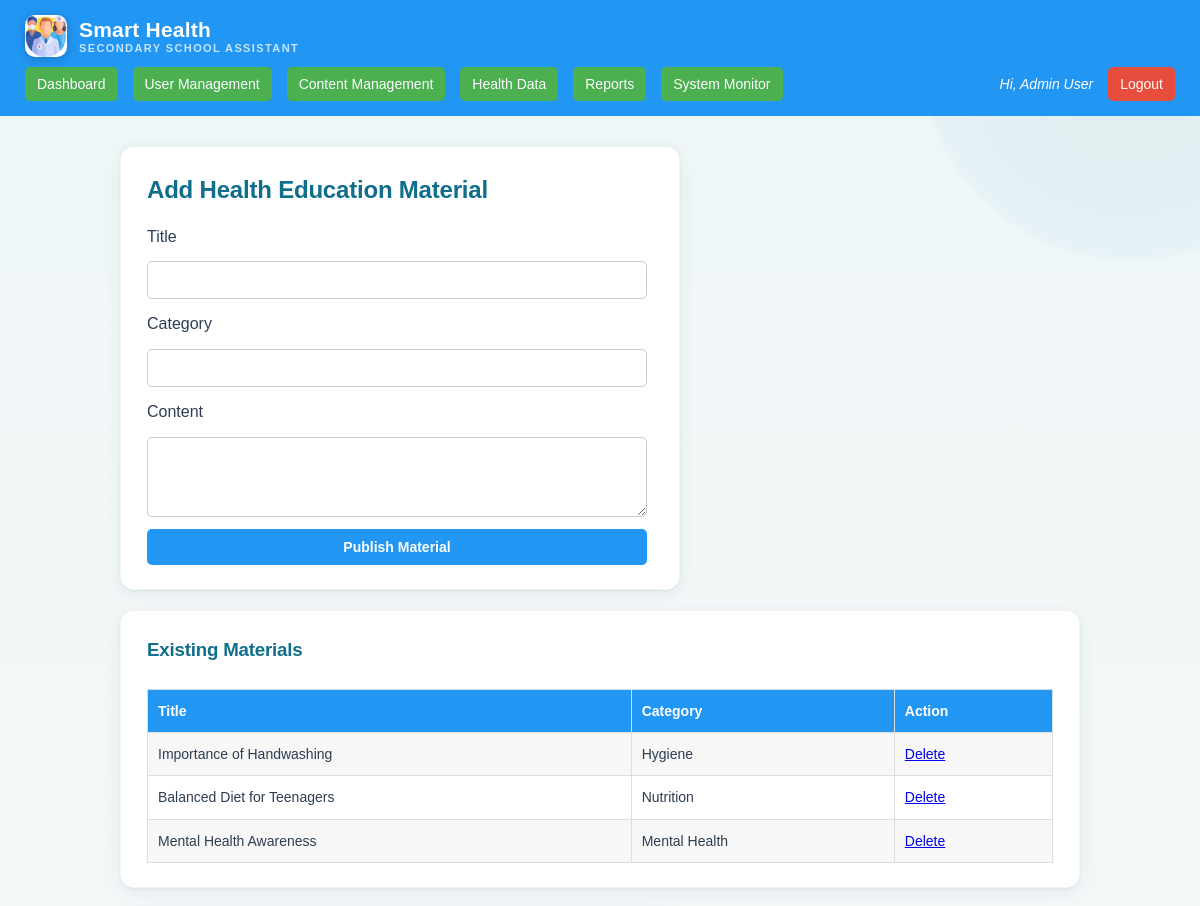
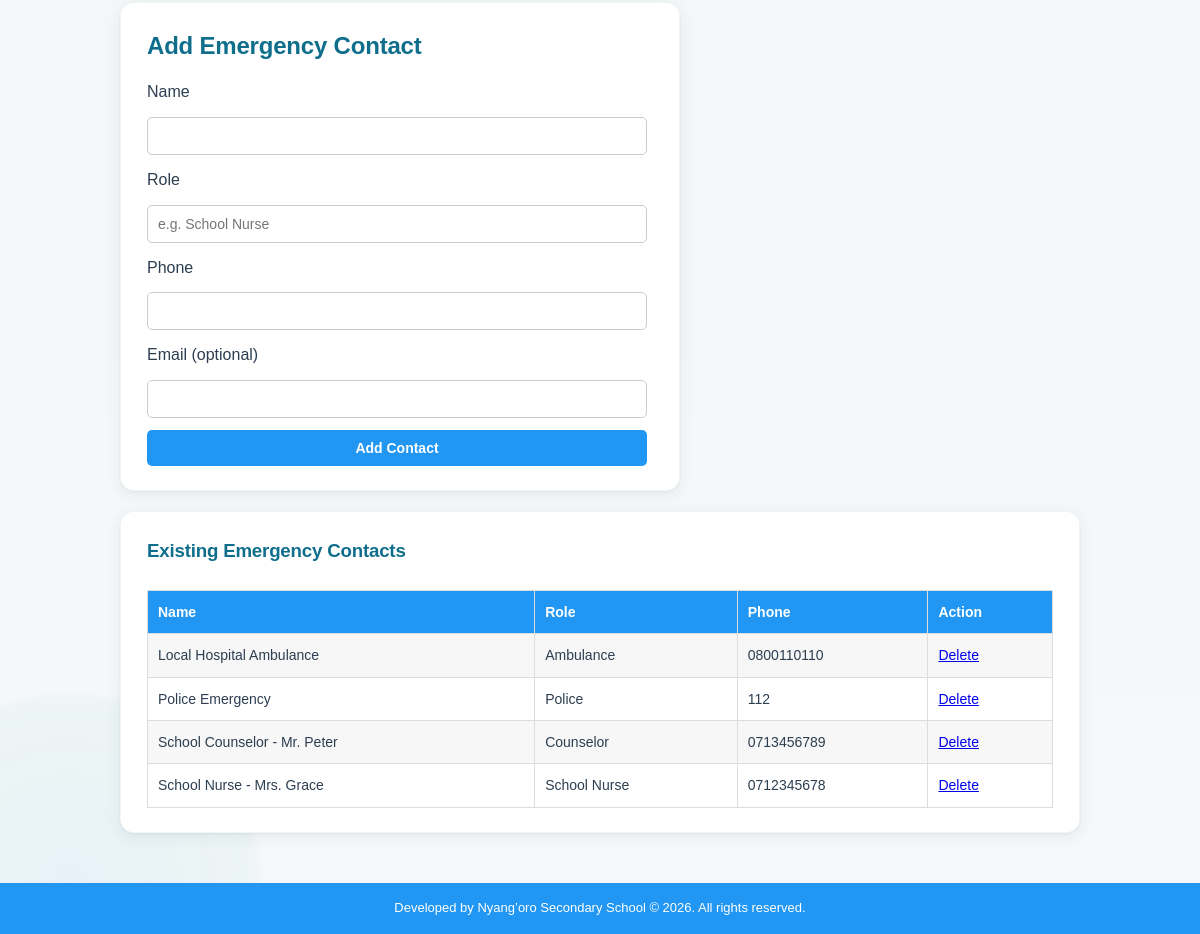
The page /admin/content.php (signed in) on the database its author committed (2 pictures, top to bottom).
### tables this page shows
CREATE TABLE health_materials (
    material_id INT AUTO_INCREMENT PRIMARY KEY,
    title VARCHAR(150) NOT NULL,
    content TEXT NOT NULL,
    category VARCHAR(50) DEFAULT 'General',
    posted_by INT DEFAULT NULL,
    date_posted TIMESTAMP DEFAULT CURRENT_TIMESTAMP,
    FOREIGN KEY (posted_by) REFERENCES users(user_id) ON DELETE SET NULL
);

CREATE TABLE emergency_contacts (
    contact_id INT AUTO_INCREMENT PRIMARY KEY,
    name VARCHAR(100) NOT NULL,
    contact_role VARCHAR(50) NOT NULL,   
    phone VARCHAR(30) NOT NULL,
    email VARCHAR(100) DEFAULT NULL
);

### admin/content.php (the view, shortened to what this page needs)
<?php
include '../config/db.php';
include '../includes/header.php';
?>
<div class="card">
    <h2>Add Health Education Material</h2>
    <form method="POST">
        <label for="title">Title</label>
        <input type="text" name="title" id="title" required>
        <label for="category">Category</label>
        <input type="text" name="category" id="category" required>
        <label for="content">Content</label>
        <textarea name="content" id="content" required></textarea>
        <button type="submit" name="add_material">Publish Material</button>
    </form>
</div>
<div class="card">
    <h3>Existing Materials</h3>
    <div class="table-responsive">
    <table>
        <tr><th>Title</th><th>Category</th><th>Action</th></tr>
        <?php
        $materials = mysqli_query($conn, "SELECT * FROM health_materials ORDER BY date_posted DESC");
        while ($row = mysqli_fetch_assoc($materials)) {
            echo "<tr><td>" . htmlspecialchars($row['title']) . "</td><td>" . htmlspecialchars($row['category']) . "</td>
                  <td><a href='?delete_material=" . $row['material_id'] . "' onclick=\"return confirmDelete('Delete this material?')\">Delete</a></td></tr>";
        }
        ?>
    </table>
    </div>
</div>
<div class="card">
    <h2>Add Emergency Contact</h2>
    <form method="POST">
        <label for="name">Name</label>
        <input type="text" name="name" id="name" required>
        <label for="contact_role">Role</label>
        <input type="text" name="contact_role" id="contact_role" placeholder="e.g. School Nurse" required>
        <label for="phone">Phone</label>
        <input type="text" name="phone" id="phone" required>
        <label for="email">Email (optional)</label>
        <input type="email" name="email" id="email">
        <button type="submit" name="add_contact">Add Contact</button>
    </form>
</div>
<div class="card">
    <h3>Existing Emergency Contacts</h3>
    <div class="table-responsive">
    <table>
        <tr><th>Name</th><th>Role</th><th>Phone</th><th>Action</th></tr>
        <?php
        $contacts = mysqli_query($conn, "SELECT * FROM emergency_contacts ORDER BY name");
        while ($row = mysqli_fetch_assoc($contacts)) {
            echo "<tr><td>" . htmlspecialchars($row['name']) . "</td><td>" . htmlspecialchars($row['contact_role']) . "</td><td>" . htmlspecialchars($row['phone']) . "</td>
                  <td><a href='?delete_contact=" . $row['contact_id'] . "' onclick=\"return confirmDelete('Delete this contact?')\">Delete</a></td></tr>";
        }
        ?>
    </table>
    </div>
</div>
<?php include '../includes/footer.php'; ?>

### includes/header.php (shortened to what this page needs)
<!DOCTYPE html>
<html lang="en">
<head>
<link rel="stylesheet" href="/health_assistant/assets/css/style.css">
</head>
<body <?php echo isset($body_class) ? 'class="' . $body_class . '"' : ''; ?>>
<header class="topbar">
    <div class="logo">
        <span class="logo-mark" aria-hidden="true">
            <img src="/health_assistant/assets/images/logo.png" alt="Smart Health Assistant logo">
        </span>
        <span class="logo-text">
            <span class="logo-title">Smart Health</span>
            <span class="logo-subtitle">Secondary School Assistant</span>
        </span>
    </div>
    <?php if (isset($_SESSION['user_id'])): ?>
    <nav class="navbar">
        <?php if ($_SESSION['role'] === 'student'): ?>
            <a href="/health_assistant/student/dashboard.php">Dashboard</a>
            <a href="/health_assistant/student/bmi_calculator.php">BMI Calculator</a>
            <a href="/health_assistant/student/symptom_checker.php">Symptom Checker</a>
            <a href="/health_assistant/student/health_education.php">Health Tips</a>
            <a href="/health_assistant/student/reminders.php">Reminders</a>
            <a href="/health_assistant/student/announcements.php">Announcements</a>
            <a href="/health_assistant/student/emergency_contacts.php">Emergency</a>
        <?php elseif ($_SESSION['role'] === 'admin'): ?>
            <a href="/health_assistant/admin/dashboard.php">Dashboard</a>
            <a href="/health_assistant/admin/users.php">User Management</a>
            <a href="/health_assistant/admin/content.php">Content Management</a>
            <a href="/health_assistant/admin/health_data.php">Health Data</a>
            <a href="/health_assistant/admin/reports.php">Reports</a>
            <a href="/health_assistant/admin/monitoring.php">System Monitor</a>
        <?php endif; ?>
        <span class="welcome-text">Hi, <?php echo htmlspecialchars($_SESSION['full_name']); ?></span>
        <a href="/health_assistant/logout.php" class="logout-link">Logout</a>
    </nav>
    <?php endif; ?>
</header>
<main class="container">

### includes/footer.php (shortened to what this page needs)
</main>
<footer class="footer">
    <p>Developed by Nyang’oro Secondary School &copy; <?php echo date("Y"); ?>. All rights reserved.</p>
</footer>
</body>
</html>

### assets/css/style.css (style rules this page uses)
* { margin: 0; padding: 0; box-sizing: border-box; font-family: Arial, Helvetica, sans-serif; }
html { height: 100%; }
body { background: linear-gradient(180deg, #eef6f6 0%, #f3f7f8 40%, #f6f8f9 100%); color: #2c3e50; line-height: 1.6; min-height: 100vh; position: relative; display: flex; flex-direction: column; }
body:not(.auth-page):not(.index-page)::before, body:not(.auth-page):not(.index-page)::after { content: ""; position: fixed; z-index: 0; border-radius: 50%; pointer-events: none; filter: blur(2px); }
body:not(.auth-page):not(.index-page)::before { width: 420px; height: 420px; top: -160px; right: -140px; background: radial-gradient(circle, rgba(20, 160, 133, 0.08) 0%, rgba(33, 150, 243, 0.05) 60%, transparent 100%); }
body:not(.auth-page):not(.index-page)::after { width: 380px; height: 380px; bottom: -140px; left: -120px; background: radial-gradient(circle, rgba(33, 150, 243, 0.06) 0%, rgba(20, 160, 133, 0.04) 60%, transparent 100%); }
.container { position: relative; z-index: 1; flex: 1 0 auto; }
.topbar { position: sticky; top: 0; z-index: 10; background-color: #2196F3; color: #fff; padding: 15px 25px; }
.logo { display: flex; align-items: center; gap: 12px; margin-bottom: 10px; }
.logo-mark { flex: 0 0 auto; width: 42px; height: 42px; display: block; border-radius: 10px; overflow: hidden; background: #ffffff; filter: drop-shadow(0 2px 4px rgba(0, 0, 0, 0.2)); }
.logo-mark img { width: 100%; height: 100%; display: block; object-fit: cover; }
.logo-text { display: flex; flex-direction: column; line-height: 1.15; }
.logo-title { font-size: 21px; font-weight: 800; letter-spacing: 0.2px; color: #ffffff; }
.logo-subtitle { font-size: 11px; font-weight: 600; letter-spacing: 1.4px; text-transform: uppercase; color: rgba(255, 255, 255, 0.75); }
.navbar { display: flex; flex-wrap: wrap; align-items: center; gap: 15px; }
.navbar a { color: #fff; text-decoration: none; background-color: #4caf50; padding: 6px 12px; border-radius: 5px; font-size: 14px; }
.logout-link { background-color: #e74c3c !important; }
.welcome-text { margin-left: auto; font-size: 14px; font-style: italic; }
.container { max-width: 1000px; width: 100%; margin: 0 auto; padding: 30px 20px; }
.card { background: #fff; border-radius: 14px; padding: 24px 26px; margin-bottom: 20px; box-shadow: 0 4px 16px rgba(15, 60, 90, 0.07), 0 1px 3px rgba(15, 60, 90, 0.06); border: 1px solid rgba(15, 60, 90, 0.05); transition: box-shadow 0.2s ease, transform 0.2s ease; }
.card:has(> form) { max-width: 560px; }
.card h2, .card h3 { color: #0f6e8c; margin-bottom: 14px; font-weight: 800; letter-spacing: -0.2px; }
.card h2 { display: flex; align-items: center; gap: 10px; }
.welcome-text { position: relative; z-index: 1; }
form { display: flex; flex-direction: column; gap: 12px; max-width: 500px; }
input, select, textarea, button { padding: 10px; border: 1px solid #ccc; border-radius: 5px; font-size: 14px; }
textarea { resize: vertical; min-height: 80px; }
button, .btn { background-color: #2196F3; color: #fff; border: none; cursor: pointer; font-weight: bold; text-align: center; text-decoration: none; display: inline-block; }
table { width: 100%; border-collapse: collapse; background: #fff; margin-top: 10px; }
table th, table td { border: 1px solid #ddd; padding: 10px; text-align: left; font-size: 14px; }
table th { background-color: #2196F3; color: #fff; }
table tr:nth-child(even) { background-color: #f7f7f7; }
.footer { position: relative; flex-shrink: 0; z-index: 10; text-align: center; padding: 15px; font-size: 13px; color: #666; background-color: #2196F3; color: #fff; }
.table-responsive { width: 100%; overflow-x: auto; -webkit-overflow-scrolling: touch; }

### rows shown on the page
health_materials: title "Importance of Handwashing", category "Hygiene"
health_materials: title "Balanced Diet for Teenagers", category "Nutrition"
health_materials: title "Mental Health Awareness", category "Mental Health"
emergency_contacts: name "Local Hospital Ambulance", contact_role "Ambulance", phone "0800110110"
emergency_contacts: name "Police Emergency", contact_role "Police", phone "112"
emergency_contacts: name "School Counselor - Mr. Peter", contact_role "Counselor", phone "0713456789"
emergency_contacts: name "School Nurse - Mrs. Grace", contact_role "School Nurse", phone "0712345678"

### other values the page prints
$_SESSION['full_name'] "Admin User"
